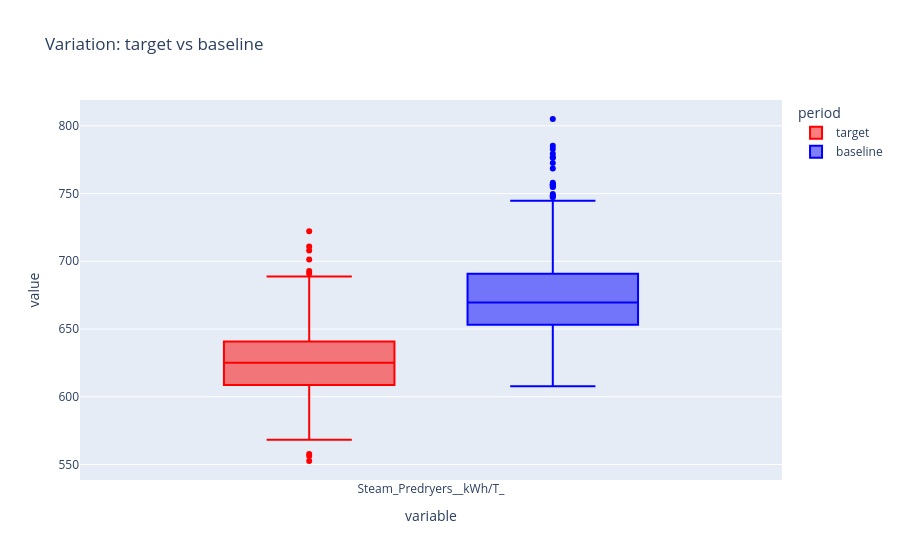

Write notebook code for a chart like this one.
### Markdown cell above
## Query

### Code cell
tables, figures  = run_query("what was my pre-drying consumption in June 2026 compared to April")

### Figure 1 — Plotly figure (JSON) as saved in the notebook; plotly's stock layout.template omitted (floating-point values rounded to 4 significant figures; data arrays with more than 128 entries replaced by an {"elided": "..."} marker saying what was removed)
{"data": [{"alignmentgroup": "True", "hovertemplate": "period=target<br>variable=%{x}<br>value=%{y}<extra></extra>", "legendgroup": "target", "marker": {"color": "red"}, "name": "target", "notched": false, "offsetgroup": "target", "orientation": "v", "showlegend": true, "type": "box", "x": {"elided": "669 str values"}, "x0": " ", "xaxis": "x", "y": {"elided": "669 float values"}, "y0": " ", "yaxis": "y"}, {"alignmentgroup": "True", "hovertemplate": "period=baseline<br>variable=%{x}<br>value=%{y}<extra></extra>", "legendgroup": "baseline", "marker": {"color": "blue"}, "name": "baseline", "notched": false, "offsetgroup": "baseline", "orientation": "v", "showlegend": true, "type": "box", "x": {"elided": "759 str values"}, "x0": " ", "xaxis": "x", "y": {"elided": "759 float values"}, "y0": " ", "yaxis": "y"}], "layout": {"boxmode": "group", "legend": {"title": {"text": "period"}, "tracegroupgap": 0}, "title": {"text": "Variation: target vs baseline"}, "xaxis": {"anchor": "y", "domain": [0, 1], "title": {"text": "variable"}}, "yaxis": {"anchor": "x", "domain": [0, 1], "title": {"text": "value"}}}}
